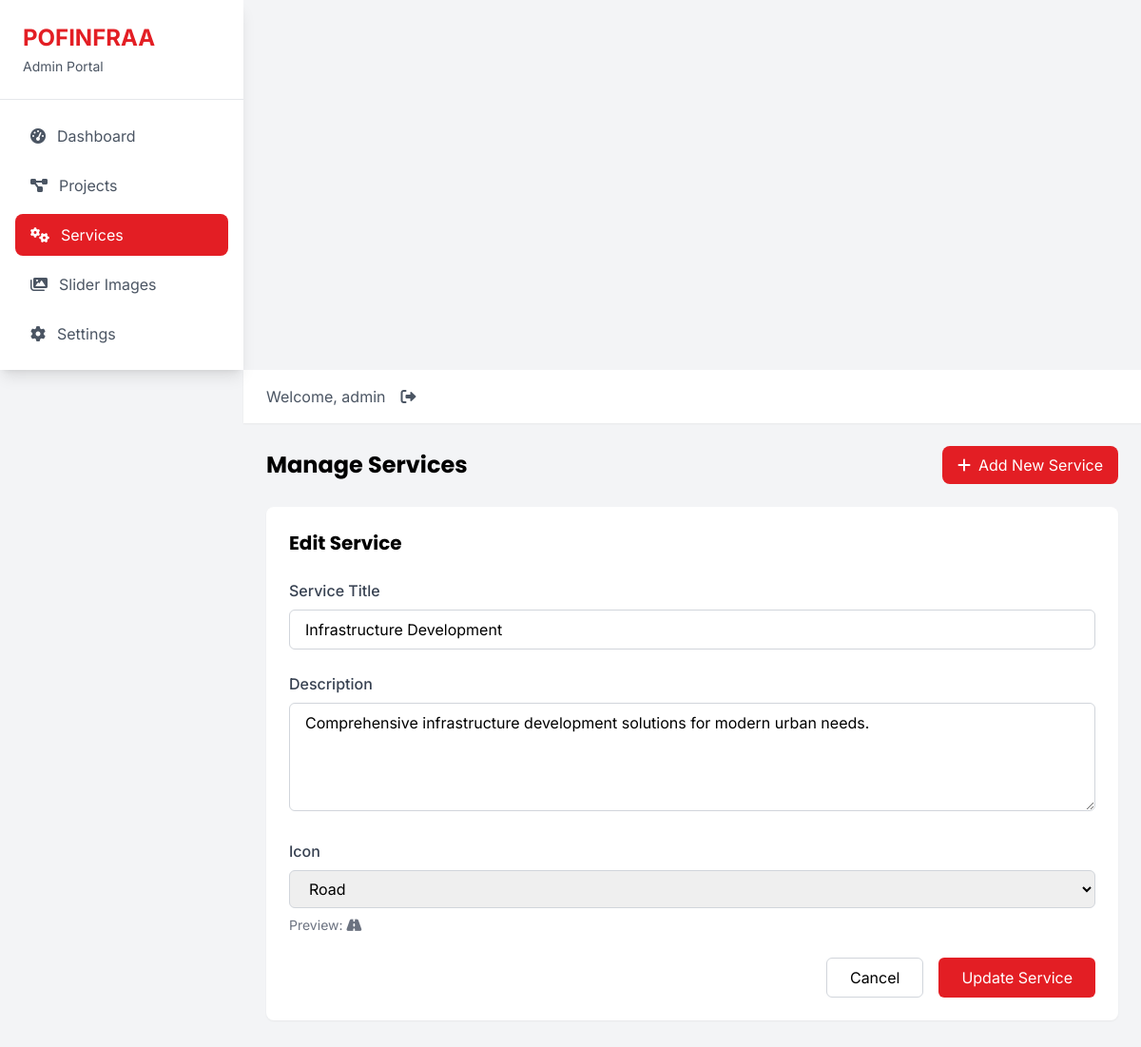
/admin/services.php?action=edit&id=2 (signed in), run on the app's committed database.
### tables this page shows
CREATE TABLE IF NOT EXISTS services (
    id INT AUTO_INCREMENT PRIMARY KEY,
    title VARCHAR(200) NOT NULL,
    description TEXT NOT NULL,
    icon VARCHAR(50) NOT NULL,
    created_at TIMESTAMP DEFAULT CURRENT_TIMESTAMP,
    updated_at TIMESTAMP DEFAULT CURRENT_TIMESTAMP ON UPDATE CURRENT_TIMESTAMP
);

### admin/services.php (the view, shortened to what this page needs)
<?php
require_once '../includes/db.php';
$edit_service = null;
if (isset($_GET['action']) && $_GET['action'] === 'edit' && isset($_GET['id'])) {
    try {
        $stmt = $db->prepare("SELECT * FROM services WHERE id = ?");
        $stmt->execute([$_GET['id']]);
        $edit_service = $stmt->fetch(PDO::FETCH_ASSOC);
    } catch (PDOException $e) {
        set_flash_message('error', 'Failed to fetch service for editing.');
    }
}
$icon_options = [
    'fa-building' => 'Building',
    'fa-road' => 'Road',
    'fa-bridge' => 'Bridge',
    'fa-truck' => 'Truck',
    'fa-hammer' => 'Hammer',
    'fa-wrench' => 'Wrench',
    'fa-hard-hat' => 'Hard Hat',
    'fa-ruler' => 'Ruler',
    'fa-pencil-ruler' => 'Pencil Ruler',
    'fa-compass' => 'Compass',
    'fa-chart-line' => 'Chart Line',
    'fa-cogs' => 'Cogs'
];
?>
<!DOCTYPE html>
<html lang="en">
<head>
    <script src="https://cdn.tailwindcss.com"></script>
    <link rel="stylesheet" href="https://cdnjs.cloudflare.com/ajax/libs/font-awesome/6.0.0-beta3/css/all.min.css">
</head>
<body class="bg-gray-100">
    <div x-data="{ sidebarOpen: false }">
        <div class="fixed inset-y-0 left-0 z-30 w-64 bg-white shadow-lg transform transition-transform duration-300 lg:transform-none lg:relative"
             :class="{'translate-x-0': sidebarOpen, '-translate-x-full': !sidebarOpen}">
            <div class="p-6 border-b">
                <a href="<?php echo SITE_URL; ?>" class="text-2xl font-bold text-primary">
                    POFINFRAA
                </a>
                <p class="text-sm text-gray-600 mt-1">Admin Portal</p>
            </div>
            <nav class="p-4 space-y-2">
                <a href="dashboard.php" class="flex items-center space-x-3 px-4 py-2.5 rounded-lg text-gray-600 hover:bg-gray-100">
                    <i class="fas fa-tachometer-alt"></i>
                    <span>Dashboard</span>
                </a>
                <a href="projects.php" class="flex items-center space-x-3 px-4 py-2.5 rounded-lg text-gray-600 hover:bg-gray-100">
                    <i class="fas fa-project-diagram"></i>
                    <span>Projects</span>
                </a>
                <a href="services.php" class="flex items-center space-x-3 px-4 py-2.5 rounded-lg bg-primary text-white">
                    <i class="fas fa-cogs"></i>
                    <span>Services</span>
                </a>
                <a href="slider.php" class="flex items-center space-x-3 px-4 py-2.5 rounded-lg text-gray-600 hover:bg-gray-100">
                    <i class="fas fa-images"></i>
                    <span>Slider Images</span>
                </a>
                <a href="settings.php" class="flex items-center space-x-3 px-4 py-2.5 rounded-lg text-gray-600 hover:bg-gray-100">
                    <i class="fas fa-cog"></i>
                    <span>Settings</span>
                </a>
            </nav>
        </div>
        <div class="flex-1 min-h-screen lg:ml-64">
            <header class="bg-white shadow-sm">
                <div class="flex items-center justify-between px-6 py-4">
                    <div class="flex items-center space-x-4">
                        <span class="text-gray-600">
                            Welcome, <?php echo htmlspecialchars($_SESSION['admin_username']); ?>
                        </span>
                        <a href="logout.php" class="text-gray-600 hover:text-primary">
                            <i class="fas fa-sign-out-alt"></i>
                        </a>
                    </div>
                </div>
            </header>
            <main class="p-6">
                <div class="flex justify-between items-center mb-6">
                    <h1 class="text-2xl font-bold">Manage Services</h1>
                    <?php if (!isset($_GET['action']) || $_GET['action'] !== 'add'): ?>
                    <a href="?action=add" class="bg-primary hover:bg-red-700 text-white px-4 py-2 rounded-lg transition-colors">
                        <i class="fas fa-plus mr-2"></i>Add New Service
                    </a>
                    <?php endif; ?>
                </div>
                <?php if (isset($_GET['action']) && ($_GET['action'] === 'add' || $_GET['action'] === 'edit')): ?>
                <div class="bg-white rounded-lg shadow-sm p-6">
                    <h2 class="text-xl font-bold mb-6">
                        <?php echo $_GET['action'] === 'add' ? 'Add New Service' : 'Edit Service'; ?>
                    </h2>
                    <form action="" method="POST" class="space-y-6">
                        <div>
                            <label for="title" class="block text-gray-700 font-medium mb-2">Service Title</label>
                            <input type="text" id="title" name="title" required
                                   value="<?php echo $edit_service ? htmlspecialchars($edit_service['title']) : ''; ?>"
                                   class="w-full px-4 py-2 border border-gray-300 rounded-md focus:outline-none focus:ring-2 focus:ring-primary">
                        </div>
                        <div>
                            <label for="description" class="block text-gray-700 font-medium mb-2">Description</label>
                            <textarea id="description" name="description" rows="4" required
                                      class="w-full px-4 py-2 border border-gray-300 rounded-md focus:outline-none focus:ring-2 focus:ring-primary"><?php echo $edit_service ? htmlspecialchars($edit_service['description']) : ''; ?></textarea>
                        </div>
                        <div>
                            <label for="icon" class="block text-gray-700 font-medium mb-2">Icon</label>
                            <select id="icon" name="icon" required
                                    class="w-full px-4 py-2 border border-gray-300 rounded-md focus:outline-none focus:ring-2 focus:ring-primary">
                                <?php foreach ($icon_options as $value => $label): ?>
                                <option value="<?php echo $value; ?>"
                                        <?php echo ($edit_service && $edit_service['icon'] === $value) ? 'selected' : ''; ?>>
                                    <?php echo $label; ?>
                                </option>
                                <?php endforeach; ?>
                            </select>
                            <div class="mt-2 text-sm text-gray-500">
                                Preview: <i class="fas <?php echo $edit_service ? $edit_service['icon'] : 'fa-building'; ?>"></i>
                            </div>
                        </div>
                        <div class="flex justify-end space-x-4">
                            <a href="services.php" class="px-6 py-2 border border-gray-300 rounded-md hover:bg-gray-50 transition-colors">
                                Cancel
                            </a>
                            <button type="submit" class="px-6 py-2 bg-primary hover:bg-red-700 text-white rounded-md transition-colors">
                                <?php echo $_GET['action'] === 'add' ? 'Add Service' : 'Update Service'; ?>
                            </button>
                        </div>
                    </form>
                </div>
                <?php endif; ?>
            </main>
        </div>
    </div>
</body>
</html>

### admin/services.php (style rules this page uses)
body { font-family: 'Inter', sans-serif; }
h1, h2, h3, h4, h5, h6 { font-family: 'Poppins', sans-serif; }

### data on the page
services: title "Infrastructure Development", description "Comprehensive infrastructure development solutions for modern urban needs.", icon "Road"

### other printed values
$_SESSION['admin_username'] "admin"
